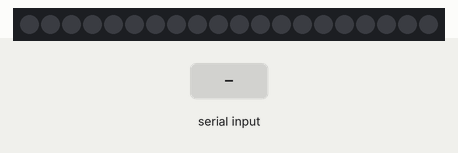
Simulated run of this sketch. Board: Arduino Uno, built with avr-gcc and run on an emulated ATmega328P. Shown: 20 RGB LEDs in strip order, left to right. The test bench sets the inputs (shaded band). What the sketch prints to the serial monitor is not drawn.

Above: at 1.2 s.
1.3 s: "LED:ON\n" received over Serial
At 1.6 s:
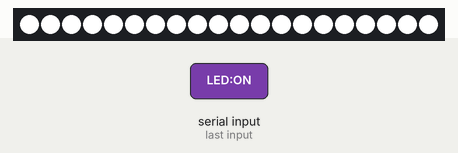
2.8 s: "LED:OFF\n" received over Serial
At 4.0 s:
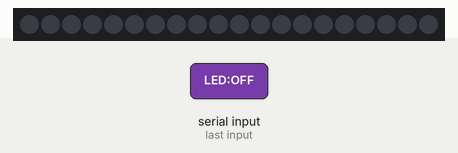
Timing chart, 0 to 5.8 s (numbered marks = the images above; inputs shaded):
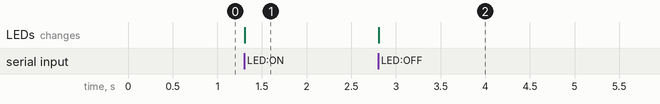

Measured:
- after the input at 1.3 s, the LEDs: change at once (image 1)
- after the input at 2.8 s, the LEDs: change at once (image 2)

The sketch:

Light.ino
```cpp
#include <Adafruit_DotStar.h>
#include <SPI.h>

// LED strip configuration
#define DATA_PIN    2       // Data pin for LED strip
#define CLOCK_PIN   3       // Clock pin for LED strip
#define NUM_LEDS    20      // Number of LEDs in the strip

Adafruit_DotStar strip(NUM_LEDS, DATA_PIN, CLOCK_PIN, DOTSTAR_BGR);

void setup() {
  Serial.begin(9600);       // Start serial communication
  strip.begin();            // Initialize the LED strip
  strip.show();             // Turn off all LEDs initially
  Serial.println("Arduino is ready!"); // Debug message
}

void loop() {
  // Check if there is data available on the serial port
  if (Serial.available() > 0) {
    String input = Serial.readStringUntil('\n');  // Read the incoming command
    input.trim();  // Remove any leading/trailing spaces or newlines

    if (input == "LED:ON") {
      turnOnLEDs();  // Call function to turn on LEDs
    } else if (input == "LED:OFF") {
      turnOffLEDs(); // Call function to turn off LEDs
    }
  }
}

void turnOnLEDs() {
  // Set all LEDs to a bright color (e.g., white)
  for (int i = 0; i < NUM_LEDS; i++) {
    strip.setPixelColor(i, 255, 255, 255);  // Full brightness white
  }
  strip.show();  // Update the LED strip
}

void turnOffLEDs() {
  // Turn off all LEDs
  strip.clear();  // Clear all LED colors
  strip.show();   // Update the LED strip
}
```
